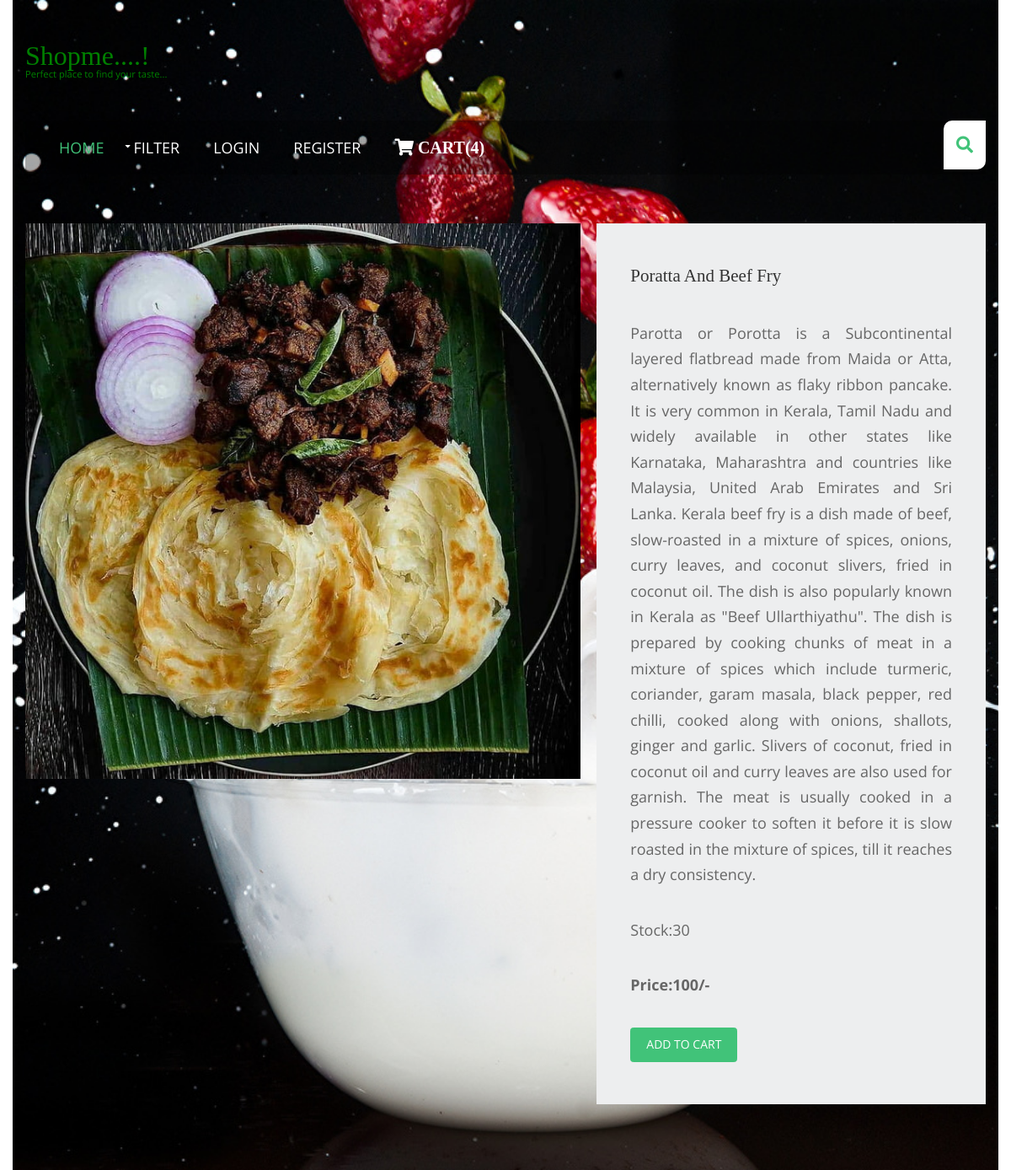
The page /non-veg-items/poratta-and-beef-fry/ on the database its author committed.
### shop/models.py (models this page shows, shortened)
class Prod(models.Model):
    name = models.CharField(max_length=250, unique=True)
    slug = models.SlugField(max_length=250, unique=True)
    img = models.ImageField(upload_to='products')
    des = models.TextField()
    stock = models.IntegerField()
    available = models.BooleanField()
    price = models.IntegerField()
    category = models.ForeignKey(Category, on_delete=models.CASCADE)

### shop/views.py (the view)
# urls.py: path('<slug:c_slug>/<slug:product_slug>/', views.product_details, name='details'),
def product_details(request, c_slug, product_slug):
    try:
        prod = Prod.objects.get(category__slug=c_slug, slug=product_slug)
    except Exception as e:
        raise e
    return render(request, 'product.html', {'pr': prod})

### cart/context_processor.py (called while the page is built)
def count(request):
    item_count = 0
    if 'admin' in request.path:
        return {}
    else:
        try:
            ct = Cartlist.objects.filter(cart_id=c_id(request))
            cti = Items.objects.all().filter(cart=ct[:1])
            for c in cti:
                item_count += c.quantity
        except Cartlist.DoesNotExist:
            item_count = 0
        return dict(itc=item_count)

### cart/views.py (called while the page is built)
def c_id(request):
    ct_id = request.session.session_key
    if not ct_id:
        ct_id = request.session.create()
        return ct_id

### templates/product.html (shortened to what this page needs)
{% extends 'base.html' %}
{% block content %}
{% load static %}
<!DOCTYPE html>
<html lang="en">
<br>
<head>
    <link href="{% static 'pr/fontawesome/css/all.min.css' %}" rel="stylesheet" />
    <link href="{% static 'pr/css/templatemo-comparto.css' %}" rel="stylesheet" />
</head>
<br>
<body>
    <div class="container-fluid">
        <section class="tm-mb-1" id="about">
            <div class="tm-row tm-about-row">
                <div class="tm-section-1-l">
                    <img src="{{pr.img.url}}" alt="About image" class="tm-img-responsive">
                </div>
                <article class="tm-section-1-r tm-bg-color-8">
                    <h2 class="tm-mb-2 tm-title-color">{{pr.name}}</h2>
                    <p style="text-align: justify">{{pr.des}}</p>
                    <p>Stock:{{pr.stock}}</p>
                    <b><p>Price:{{pr.price}}/-</p></b>
{% if pr.stock <= 0 %}
                    <h4 style="color:red">Sorry... no stock left...!</h4>
 {% else %}
                    <a href="{% url 'add_cart' pr.id %}" class='btn btn-success'>Add to Cart</a>
 {% endif %}
                </article>
            </div>
        </section>
    </div>
</body>
<br><br>
</html>
{% endblock %}

### static/hm/layout/styles/layout.css (style rules this page uses)
*, *::before, *::after { transition:all .3s ease-in-out; }
body { color:#474747; background-color:#FFFFFF; }
a { color:#41C379; }
.btn, .btn.inverse:hover { color:#FFFFFF; background-color:#41C379; border-color:#41C379; }

### static/pr/css/templatemo-comparto.css (style rules this page uses)
*, *::before, *::after { box-sizing: border-box; outline: none; }
ul, h1, h2, h3, h4, p, figure { padding: 0; margin: 0; }
body { font-family: 'Open Sans', Arial, sans-serif; font-size: 18px; overflow-x: hidden; padding-left: 15px; padding-right: 15px; margin: 0; }
h2 { font-size: 1.5rem; }
a { transition: all 0.3s ease; text-decoration: none; }
p { color: #666; line-height: 1.7; margin-bottom: 35px; }
h1, h2, h3, h4, h5, h6 { color: #333; }
.container-fluid { max-width: 1210px; margin-left: auto; margin-right: auto; }
.tm-mb-1 { margin-bottom: 20px; }
.tm-mb-2 { margin-bottom: 40px; }
.tm-bg-color-8 { background-color: #EDEEEF; }
.tm-img-responsive { max-width: 100%; height: auto; }
.tm-section-1-l { width: 57.85%; margin-right: 1.65%; }
.tm-section-1-r { padding: 50px 40px; width: 40.5%; }
.tm-row { display: flex; }
a { color: #666; }

### static/hm/layout/styles/framework.css (style rules this page uses)
html { overflow-y:scroll; overflow-x:hidden; }
html, body { margin:0; padding:0; font-size:14px; line-height:1.6em; }
*, *::before, *::after { box-sizing:border-box; }
.btn { display:inline-block; padding:8px 18px 10px; text-transform:uppercase; border:1px solid; }
a { outline:none; text-decoration:none; }
img { width:auto; max-width:100%; height:auto; margin:0; padding:0; border:none; line-height:normal; vertical-align:middle; }
body, input, textarea, select { font-family:Verdana, Geneva, sans-serif; }
h1, h2, h3, h4, h5, h6, .heading { font-family:Georgia, "Times New Roman", Times, serif; }
::placeholder { opacity:1; }
h1, h2, h3, h4, h5, h6, .heading { margin:0 0 20px 0; font-size:22px; line-height:normal; font-weight:normal; text-transform:capitalize; }
address, article, aside, figcaption, figure, footer, header, main, nav, section { display:block; margin:0; padding:0; }

### rows shown on the page
Prod: img (picture), name "Poratta And Beef Fry", des "Parotta or Porotta is a Subcontinental layered flatbread made from Maida or Atta, alternatively known as flaky ribbon pancake. It is very common in Kerala, Tamil Nadu and widely available in other states like Karnataka, Maharashtra and countries like Malaysia, United Arab Emirates and Sri Lanka. Kerala beef fry is a dish made of beef, slow-roasted in a mixture of spices, onions, curry leaves, and coconut slivers, fried in coconut oil. The dish is also popularly known in Kerala as \"Beef Ullarthiyathu\". The dish is prepared by cooking chunks of meat in a mixture of spices which include turmeric, coriander, garam masala, black pepper, red chilli, cooked along with onions, shallots, ginger and…", stock "30", price "100"

### other values the page prints
{{ itc }} "4"
